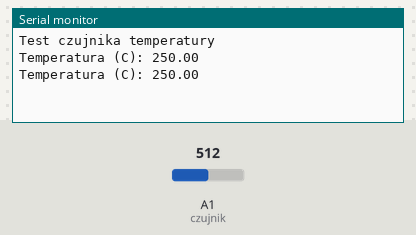
A sketch run on a simulated Arduino Uno, built with avr-gcc and run on an emulated ATmega328P. Shown: the last lines printed to the serial monitor. The test bench sets the inputs (shaded band); at power-on: A1 (czujnik) = 512.

Above: at 5.8 s.
5.9 s: A1 (czujnik) set to 716
At 11.5 s:
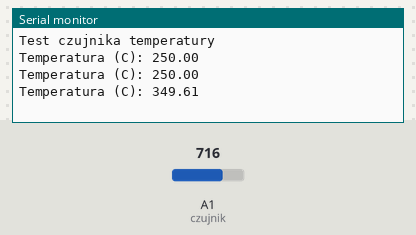
11.9 s: A1 (czujnik) set to 900
At 16.5 s:
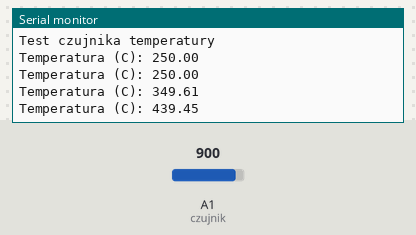
Timing chart, 0 to 18.0 s (numbered marks = the images above; inputs shaded):
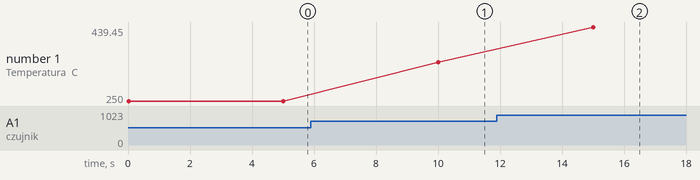

The sketch:

t.ino
```cpp
int czujnik = A1;
float VOLT;
float TEMP;

void setup() {
  // put your setup code here, to run once:
  Serial.begin(9600);
  Serial.println("Test czujnika temperatury");
}

void loop() {
  // put your main code here, to run repeatedly:
  int odczyt = analogRead(czujnik);
  VOLT = (odczyt * 5.0) / 1024.0;
  TEMP = VOLT * 100;
  Serial.print("Temperatura (C): ");
  Serial.println(TEMP);

  delay(5000);
}
```

Measured:
- after the input at 5.9 s, the serial monitor: prints a new line after 4.1 s (image 1)
- after the input at 11.9 s, the serial monitor: prints a new line after 3.1 s (image 2)
- plotted number 1: 250 → 349.61 after the input at 5.9 s, 349.61 → 439.45 after the input at 11.9 s
